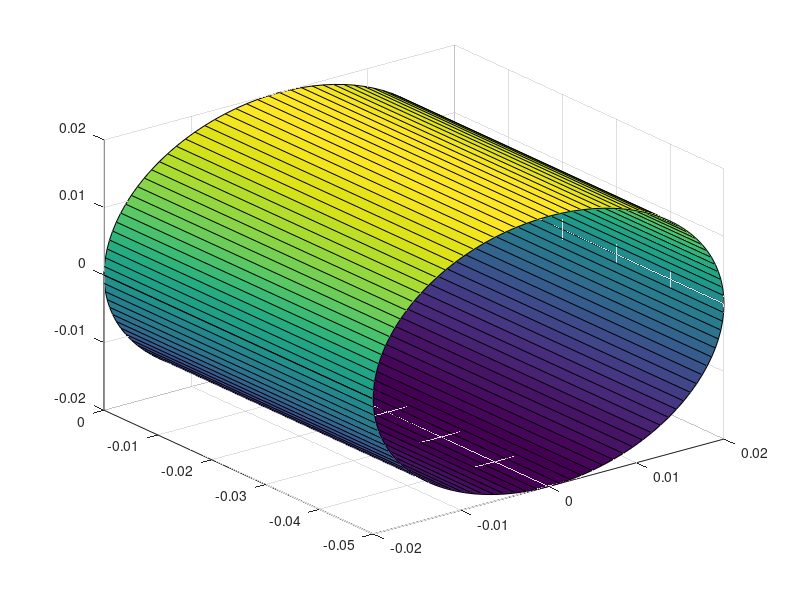

Recreate this plot in MATLAB.
clc;
clear;
close all;

R = [-1, 0, 0;
     0, 0, -1;
     0, -1, 0];
 
cynd_radius = 0.02; num_pts_circum = 100; cynd_height = 0.05;
[cyn.x, cyn.y, cyn.z] = cylinder(cynd_radius, num_pts_circum);
cyn.z = cynd_height*cyn.z;
 
% set up rotation matrix:
rotationMatrix = R;

% get points at the two rings and rotate them separately:
positionOld1 = [cyn.x(1,:)',cyn.y(1,:)',cyn.z(1,:)'];
positionOld2 = [cyn.x(2,:)',cyn.y(2,:)',cyn.z(2,:)'];
positionNew1 = positionOld1*rotationMatrix;
positionNew2 = positionOld2*rotationMatrix;

% reassemble the two sets of points into X Y Z format:
new_cyn.x = [positionNew1(:,1),positionNew2(:,1)];
new_cyn.y = [positionNew1(:,2),positionNew2(:,2)];
new_cyn.z = [positionNew1(:,3),positionNew2(:,3)];

figure;
surf(new_cyn.x, new_cyn.y, new_cyn.z);